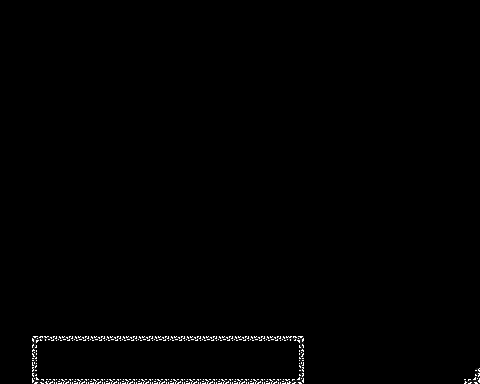

This game map was drawn from its Tiled (.tmx) file and the tilesets committed beside it. A one-line description and the full map source follow:
An orthogonal 30x24 tile map with 16x16 px tiles, 1 tile layer (ground) and 7 objects (2x wall, dungeon_entry, shop, ground, ceil, ...).

<map version="1.2" tiledversion="1.2.3" orientation="orthogonal" renderorder="right-down" width="30" height="24" tilewidth="16" tileheight="16" infinite="0" nextlayerid="9" nextobjectid="19">
 <tileset firstgid="1" source="tiles.tsx" />
 <layer id="8" name="ground" width="30" height="24">
  <data encoding="csv">
12,12,12,12,12,12,12,12,12,12,12,12,12,12,12,12,12,12,12,12,12,12,12,12,12,12,12,12,12,12,
4,4,4,4,4,4,4,4,4,4,4,4,4,4,4,4,4,4,4,4,4,4,4,4,4,4,4,4,4,12,
4,4,4,4,4,4,4,4,4,4,4,4,4,4,4,4,4,4,4,4,4,4,4,4,4,4,4,4,4,4,
4,4,4,4,4,4,4,4,4,4,4,4,4,4,4,4,4,4,4,4,4,4,4,4,4,4,4,4,4,4,
4,4,4,4,4,4,4,4,4,4,4,4,4,4,4,4,4,4,4,4,4,4,4,4,4,4,4,4,4,4,
4,4,4,4,4,4,4,4,4,4,4,4,4,4,4,4,4,4,4,4,4,4,4,4,4,4,4,4,4,4,
4,4,4,4,4,4,4,4,4,4,4,4,4,4,4,4,4,4,4,4,4,4,4,4,4,4,4,4,4,4,
4,4,4,4,4,4,4,4,4,4,4,4,4,4,4,4,4,4,4,4,4,4,4,4,4,4,4,4,4,4,
4,4,4,4,4,4,4,4,4,4,4,4,4,4,4,4,4,4,4,4,4,4,4,4,4,4,4,4,4,4,
4,4,4,4,4,4,4,4,4,4,4,4,4,4,4,4,4,4,4,4,4,4,4,4,4,4,4,4,4,4,
4,4,4,4,4,4,4,4,4,4,4,4,4,4,4,4,4,4,4,4,4,4,4,4,4,4,4,4,4,4,
4,4,4,4,4,4,4,4,4,4,4,4,4,4,4,4,4,4,4,4,4,4,4,4,4,4,4,4,4,4,
4,4,4,4,4,4,4,4,4,4,4,4,4,4,4,4,4,4,4,4,4,4,4,4,4,4,4,4,4,4,
4,4,4,4,4,4,4,4,4,4,4,4,4,4,4,4,4,4,4,4,4,4,4,4,4,4,4,4,4,4,
4,4,4,4,4,4,4,4,4,4,4,4,4,4,4,4,4,4,4,4,4,4,4,4,4,4,4,4,4,4,
4,4,4,4,4,4,4,4,4,4,4,4,4,4,4,4,4,4,4,4,4,4,4,4,4,4,4,4,4,4,
4,4,4,4,4,4,4,4,4,4,4,4,4,4,4,4,4,4,4,4,4,4,4,4,4,4,4,4,4,4,
4,4,4,4,4,4,4,4,4,4,4,4,4,4,4,4,4,4,4,4,4,4,4,4,4,4,4,4,4,4,
4,4,4,4,4,4,4,4,4,4,4,4,4,4,4,4,4,4,4,4,4,4,4,4,4,4,4,4,4,4,
4,4,4,4,4,4,4,4,4,4,4,4,4,4,4,4,4,4,4,4,4,4,4,4,4,4,4,4,4,4,
4,4,4,4,4,4,4,4,4,6,4,4,4,4,4,4,4,4,4,4,4,4,4,4,4,4,4,4,4,4,
13,13,1,2,2,2,2,2,2,2,2,2,2,2,2,2,2,2,3,4,4,4,4,4,4,4,4,4,4,4,
13,13,5,4,4,4,4,4,4,4,6,4,4,4,4,4,4,4,7,4,4,4,4,4,4,4,4,4,4,4,
13,13,9,10,10,10,10,10,10,10,10,10,10,10,10,10,10,10,11,4,4,4,4,4,4,4,4,4,4,11
</data>
 </layer>
 <objectgroup id="5" name="doors">
  <object id="17" name="dungeon_entry" x="284" y="293.333" width="20" height="41.3333" />
 </objectgroup>
 <objectgroup id="4" name="shops">
  <object id="16" name="shop" x="78.3333" y="300.333" width="38.6667" height="34" />
 </objectgroup>
 <objectgroup id="2" name="collisions">
  <object id="7" name="ground" x="32" y="336">
   <polyline points="0,0 272,0" />
  </object>
  <object id="11" name="wall" x="32" y="336">
   <polyline points="0,0 0,48" />
  </object>
  <object id="12" name="wall" x="304" y="336">
   <polyline points="0,0 0,48" />
  </object>
  <object id="18" name="ceil" x="160" y="288">
   <polyline points="0,0 80,0" />
  </object>
 </objectgroup>
 <objectgroup id="3" name="spawn">
  <object id="5" name="player_spawn" x="52.75" y="325.5">
   <point />
  </object>
 </objectgroup>
</map>